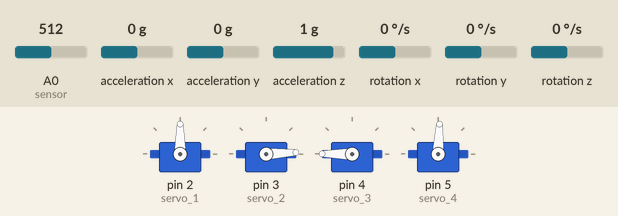
This sketch was run on a simulated Arduino Nano, built with avr-gcc and run on an emulated ATmega328P. On the bench: 4 × servo. Wiring (inferred from the names in the program): MPU-6050 motion sensor at I2C address 0x68. Inputs (shaded band) come from the test bench; at power-on: acceleration x 0 g, acceleration y 0 g, acceleration z 1 g, A0 (sensor) = 512, rotation x 0 °/s, rotation y 0 °/s, rotation z 0 °/s. What the sketch prints to the serial monitor is not drawn.

Above: at 1.2 s.
1.3 s: acceleration x set to -1.4 g
At 2.1 s:
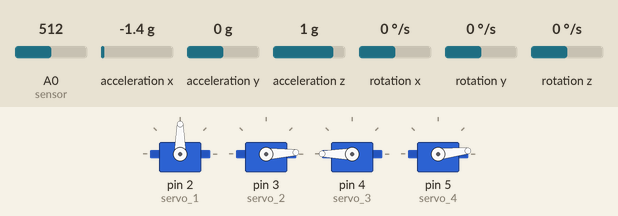
2.8 s: acceleration y set to -1.4 g
At 3.6 s:
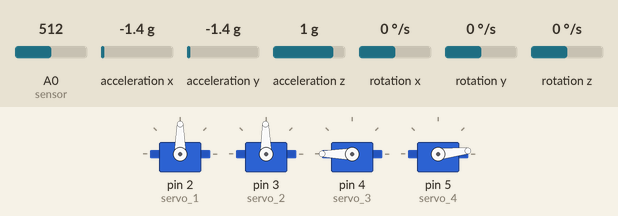
4.3 s: acceleration z set to 1.4 g
At 5.5 s:
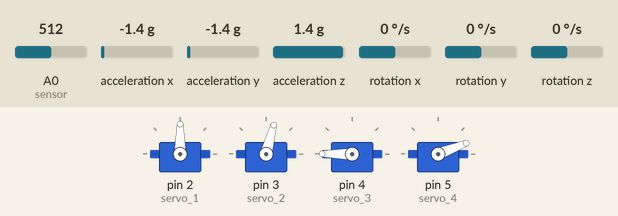
5.8 s: A0 (sensor) set to 734
8.8 s: A0 (sensor) set to 766
At 9.8 s:
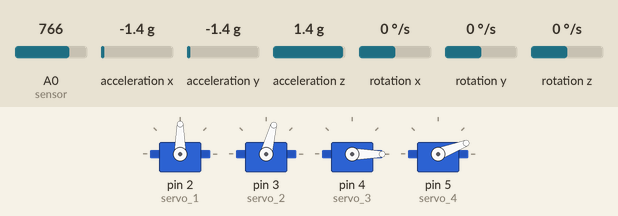
10.3 s: acceleration x set to 0.8 g
At 11.3 s:
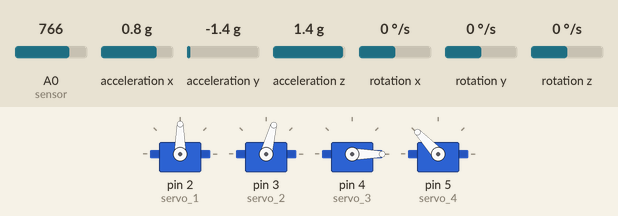
Timing chart, 0 to 12.8 s (numbered marks = the images above; inputs shaded):
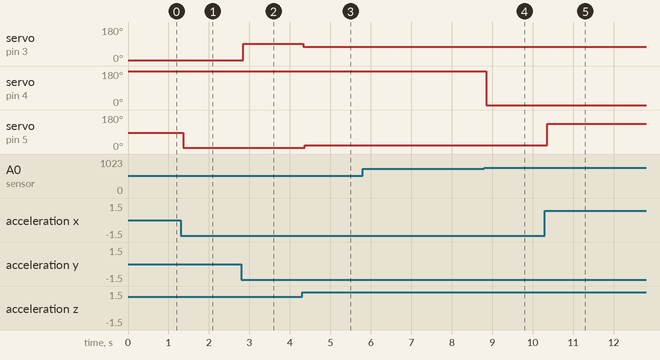

The sketch:

controller.ino
```cpp
//Code for Gesture Controlled Robotic ARM (Arduino Nano & MPU6050)

//Circuit Digest


#include<Wire.h>                //I2C Wire Library

#include<Servo.h>               //Servo Motor Library

#include<Math.h>

#define RAD_TO_DEG (180.0 / PI)


Servo servo_1;

Servo servo_2;

Servo servo_3;

Servo servo_4;


const int MPU_addr=0x68;        //MPU6050 I2C Address

int16_t axis_X,axis_Y,axis_Z;

int minVal=265;

int maxVal=402;


double x;

double y;

double z;


void setup()

{

  Serial.begin(9600);


  Wire.begin();                      //Initilize I2C Communication

  Wire.beginTransmission(MPU_addr);  //Start communication with MPU6050

  Wire.write(0x6B);                  //Writes to Register 6B

  Wire.write(0);                     //Writes 0 into 6B Register to Reset

  Wire.endTransmission(true);        //Ends I2C transmission


  servo_1.attach(2);   // Forward/Reverse_Motor

  servo_2.attach(3);   // Up/Down_Motor

  servo_3.attach(4);   // Gripper_Motor

  servo_4.attach(5);   // Left/Right_Motor


}


void loop()

{

  Wire.beginTransmission(MPU_addr);

  Wire.write(0x3B);                  //Start with regsiter 0x3B

  Wire.endTransmission(false);

  Wire.requestFrom(MPU_addr,14,true);  //Read 14 Registers


  axis_X=Wire.read()<<8|Wire.read();                //Reads the MPU6050 X,Y,Z AXIS Value

  axis_Y=Wire.read()<<8|Wire.read();

  axis_Z=Wire.read()<<8|Wire.read();


  int xAng = map(axis_X,minVal,maxVal,-90,90);     // Maps axis values in terms of -90 to +90

  int yAng = map(axis_Y,minVal,maxVal,-90,90);

  int zAng = map(axis_Z,minVal,maxVal,-90,90);


  x= RAD_TO_DEG * (atan2(-yAng, -zAng)+PI);       //Formula to convert into degree

  y= RAD_TO_DEG * (atan2(-xAng, -zAng)+PI);

  z= RAD_TO_DEG * (atan2(-yAng, -xAng)+PI);


  int gripper;

  int flex_sensorip = analogRead(A0);            //Reads flex sensor output


  if(flex_sensorip > 750)

        {

          gripper = 0;

        }

        else

        {

          gripper = 180;

        }


   servo_3.write(gripper);                    //Writes gripper value to 3rd servo motor


  if(x >=0 && x <= 60)

  {

     int mov1 = map(x,0,60,0,90);

     Serial.print("Movement in F/R = ");

     Serial.print(mov1);

     Serial.println((char)176);

     servo_1.write(mov1);

  }


  else if(x >=300 && x <= 360)

  {

     int mov2 = map(x,360,250,0,180);

     Serial.print("Movement in Up/Down = ");

     Serial.print(mov2);

     Serial.println((char)176);

     servo_2.write(mov2);

  }


 if(y >=0 && y <= 60)

  {

     int mov3 = map(y,0,60,90,180);

     Serial.print("Movement in Left = ");

     Serial.print(mov3);

     Serial.println((char)176);

     servo_4.write(mov3);

  }


  else if(y >=300 && y <= 360)

  {

     int mov3 = map(y,360,300,90,0);

     Serial.print("Movement in Right = ");

     Serial.print(mov3);

     Serial.println((char)176);

     servo_4.write(mov3);

  }

}
```

Measured:
- the behaviour switches between 750 and 751 on A0 (sensor) (found by bisection; images 3 and 4)
- after the input at 1.3 s, servo on pin 5 (servo_4): 87° → 6° after 0.07 s
- after the input at 2.8 s, servo on pin 3 (servo_2): 3° → 91° after 0.05 s
- after the input at 4.3 s, servo on pin 3 (servo_2): 91° → 75° at once; servo on pin 5 (servo_4): 6° → 21° after 0.06 s
- after the input at 5.8 s, every drawn part: stays the same
- after the input at 8.8 s, servo on pin 4 (servo_3): 180° → 0° after 0.05 s
- after the input at 10.3 s, servo on pin 5 (servo_4): 21° → 133° after 0.06 s
